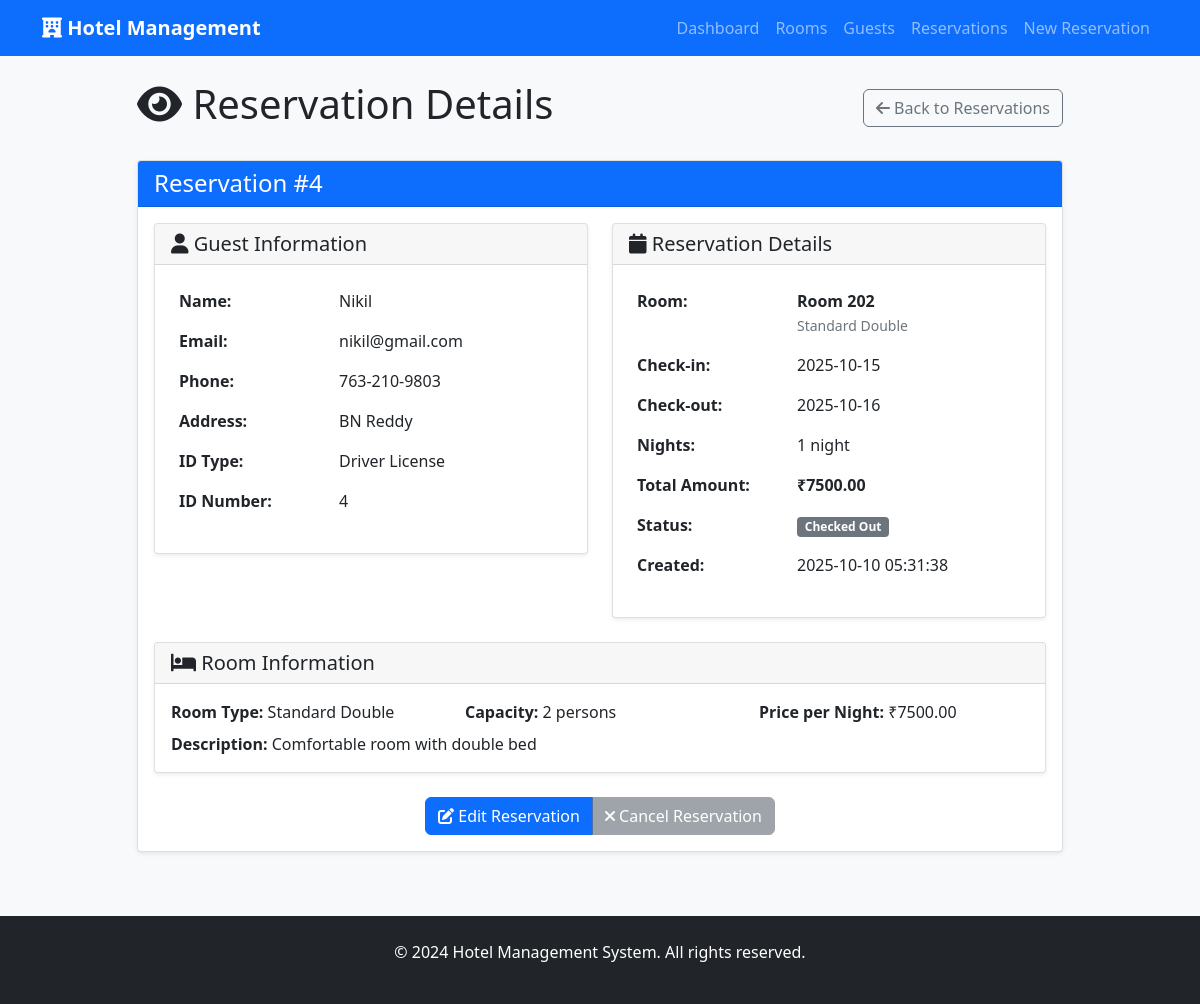
/view_reservation/4, run on the app's committed database.
### tables this page shows
CREATE TABLE reservations (
                reservation_id INTEGER PRIMARY KEY AUTOINCREMENT,
                guest_id INTEGER,
                room_number INTEGER,
                check_in DATE NOT NULL,
                check_out DATE NOT NULL,
                total_amount REAL NOT NULL,
                is_checked_in BOOLEAN DEFAULT 0,
                is_checked_out BOOLEAN DEFAULT 0,
                status TEXT DEFAULT 'confirmed',
                created_date TIMESTAMP DEFAULT CURRENT_TIMESTAMP,
                FOREIGN KEY (guest_id) REFERENCES guests (guest_id),
                FOREIGN KEY (room_number) REFERENCES rooms (room_number)
            );

CREATE TABLE guests (
                guest_id INTEGER PRIMARY KEY AUTOINCREMENT,
                name TEXT NOT NULL,
                email TEXT UNIQUE NOT NULL,
                phone TEXT NOT NULL,
                address TEXT,
                id_type TEXT,
                id_number TEXT,
                created_date TIMESTAMP DEFAULT CURRENT_TIMESTAMP
            );

CREATE TABLE rooms (
                room_number INTEGER PRIMARY KEY,
                room_type TEXT NOT NULL,
                price REAL NOT NULL,
                capacity INTEGER NOT NULL,
                is_occupied BOOLEAN DEFAULT 0,
                clean BOOLEAN DEFAULT 1,
                description TEXT
            );

### app.py (the view)
@app.route('/view_reservation/<int:reservation_id>')
def view_reservation(reservation_id):
    try:
        reservation = db.fetch_one('''
            SELECT
                r.*,
                g.name as guest_name,
                g.email,
                g.phone,
                g.address,
                g.id_type,
                g.id_number,
                rm.room_type,
                rm.price,
                rm.capacity,
                rm.description
            FROM reservations r
            JOIN guests g ON r.guest_id = g.guest_id
            JOIN rooms rm ON r.room_number = rm.room_number
            WHERE r.reservation_id = ?
        ''', (reservation_id,))
        if not reservation:
            flash('Reservation not found!', 'error')
            return redirect(url_for('reservations'))
        nights = 0
        if reservation['check_in'] and reservation['check_out']:
            try:
                if isinstance(reservation['check_in'], str):
                    check_in_date = datetime.strptime(reservation['check_in'], '%Y-%m-%d').date()
                else:
                    check_in_date = reservation['check_in']
                if isinstance(reservation['check_out'], str):
                    check_out_date = datetime.strptime(reservation['check_out'], '%Y-%m-%d').date()
                else:
                    check_out_date = reservation['check_out']
                nights = (check_out_date - check_in_date).days
            except Exception as e:
                print(f"Error calculating nights: {e}")
                nights = 0
        return render_template('view_reservation.html', reservation=reservation, nights=nights)
    except Exception as e:
        flash(f'Error loading reservation: {str(e)}', 'error')
        return redirect(url_for('reservations'))

### app.py (called while the page is built)
    def get_connection(self):
        conn = sqlite3.connect(self.db_name)
        conn.row_factory = sqlite3.Row
        return conn

    def fetch_one(self, query: str, params: tuple = ()) -> Optional[Dict]:
        conn = self.get_connection()
        cursor = conn.cursor()
        cursor.execute(query, params)
        result = cursor.fetchone()
        conn.close()
        return dict(result) if result else None

### templates/view_reservation.html (shortened to what this page needs)
{% extends "base.html" %}
{% block content %}
<div class="row justify-content-center">
    <div class="col-md-10">
        <div class="d-flex justify-content-between align-items-center mb-4">
            <h1><i class="fas fa-eye"></i> Reservation Details</h1>
            <a href="{{ url_for('reservations') }}" class="btn btn-outline-secondary">
                <i class="fas fa-arrow-left"></i> Back to Reservations
            </a>
        </div>
        <div class="card">
            <div class="card-header bg-primary text-white">
                <h4 class="mb-0">Reservation #{{ reservation.reservation_id }}</h4>
            </div>
            <div class="card-body">
                <div class="row">
                    <div class="col-md-6">
                        <div class="card mb-4">
                            <div class="card-header">
                                <h5 class="mb-0"><i class="fas fa-user"></i> Guest Information</h5>
                            </div>
                            <div class="card-body">
                                <table class="table table-borderless">
                                    <tr>
                                        <th width="40%">Name:</th>
                                        <td>{{ reservation.guest_name }}</td>
                                    </tr>
                                    <tr>
                                        <th>Email:</th>
                                        <td>{{ reservation.email }}</td>
                                    </tr>
                                    <tr>
                                        <th>Phone:</th>
                                        <td>{{ reservation.phone }}</td>
                                    </tr>
                                    <tr>
                                        <th>Address:</th>
                                        <td>{{ reservation.address or 'Not provided' }}</td>
                                    </tr>
                                    <tr>
                                        <th>ID Type:</th>
                                        <td>{{ reservation.id_type or 'Not provided' }}</td>
                                    </tr>
                                    <tr>
                                        <th>ID Number:</th>
                                        <td>{{ reservation.id_number or 'Not provided' }}</td>
                                    </tr>
                                </table>
                            </div>
                        </div>
                    </div>
                    <div class="col-md-6">
                        <div class="card mb-4">
                            <div class="card-header">
                                <h5 class="mb-0"><i class="fas fa-calendar"></i> Reservation Details</h5>
                            </div>
                            <div class="card-body">
                                <table class="table table-borderless">
                                    <tr>
                                        <th width="40%">Room:</th>
                                        <td>
                                            <strong>Room {{ reservation.room_number }}</strong><br>
                                            <small class="text-muted">{{ reservation.room_type }}</small>
                                        </td>
                                    </tr>
                                    <tr>
                                        <th>Check-in:</th>
                                        <td>{{ reservation.check_in }}</td>
                                    </tr>
                                    <tr>
                                        <th>Check-out:</th>
                                        <td>{{ reservation.check_out }}</td>
                                    </tr>
                                    <tr>
                                        <th>Nights:</th>
                                        <td>{{ nights }} night{% if nights != 1 %}s{% endif %}</td>
                                    </tr>
                                    <tr>
                                        <th>Total Amount:</th>
                                        <td><strong>₹{{ "%.2f"|format(reservation.total_amount|float) }}</strong></td>
                                    </tr>
                                    <tr>
                                        <th>Status:</th>
                                        <td>
                                            {% if reservation.is_checked_out %}
                                                <span class="badge bg-secondary">Checked Out</span>
                                            {% elif reservation.is_checked_in %}
                                                <span class="badge bg-success">Checked In</span>
                                            {% else %}
                                                <span class="badge bg-warning">Reserved</span>
                                            {% endif %}
                                        </td>
                                    </tr>
                                    <tr>
                                        <th>Created:</th>
                                        <td>{{ reservation.created_date }}</td>
                                    </tr>
                                </table>
                            </div>
                        </div>
                    </div>
                </div>
                <div class="card mb-4">
                    <div class="card-header">
                        <h5 class="mb-0"><i class="fas fa-bed"></i> Room Information</h5>
                    </div>
                    <div class="card-body">
                        <div class="row">
                            <div class="col-md-4">
                                <strong>Room Type:</strong> {{ reservation.room_type }}
                            </div>
                            <div class="col-md-4">
                                <strong>Capacity:</strong> {{ reservation.capacity }} person{% if reservation.capacity != 1 %}s{% endif %}
                            </div>
                            <div class="col-md-4">
                                <strong>Price per Night:</strong> ₹{{ "%.2f"|format(reservation.price|float) }}
                            </div>
                        </div>
                        {% if reservation.description %}
                        <div class="row mt-2">
                            <div class="col-12">
                                <strong>Description:</strong> {{ reservation.description }}
                            </div>
                        </div>
                        {% endif %}
                    </div>
                </div>
                <div class="text-center">
                    <div class="btn-group" role="group">
                        <a href="{{ url_for('edit_reservation', reservation_id=reservation.reservation_id) }}"
                           class="btn btn-primary">
                            <i class="fas fa-edit"></i> Edit Reservation
                        </a>
                        {% if not reservation.is_checked_in %}
                        <a href="{{ url_for('cancel_reservation', reservation_id=reservation.reservation_id) }}"
                            class="btn btn-danger"
                            onclick="return confirm('Are you sure you want to cancel reservation {{ reservation.reservation_id }} for {{ reservation.guest_name }}?')">
                            <i class="fas fa-times"></i> Cancel Reservation
                        </a>
                        {% else %}
                            <button class="btn btn-secondary" disabled title="Cannot cancel checked-in reservation">
                            <i class="fas fa-times"></i> Cancel Reservation
                            </button>
                        {% endif %}
                    </div>
                </div>
            </div>
        </div>
    </div>
</div>
{% endblock %}

### static/css/style.css (style rules this page uses)
body { background-color: #f8f9fa; }
.card { box-shadow: 0 0.125rem 0.25rem rgba(0, 0, 0, 0.075); border: 1px solid rgba(0, 0, 0, 0.125); margin-bottom: 1rem; }
.table th { border-top: none; font-weight: 600; }
.btn { border-radius: 0.375rem; }
.badge { font-size: 0.75em; }

### data on the page
reservations: reservation_id "4", room_number "202", check_in "2025-10-15", check_out "2025-10-16", total_amount "7500.00", created_date "2025-10-10 05:31:38"
guests: guest_name "Nikil", email "nikil@gmail.com", phone "763-210-9803", address "BN Reddy", id_type "Driver License", id_number "4"
rooms: room_type "Standard Double", capacity "2", price "7500.00", description "Comfortable room with double bed"

### other printed values
{{ nights }} "1"
